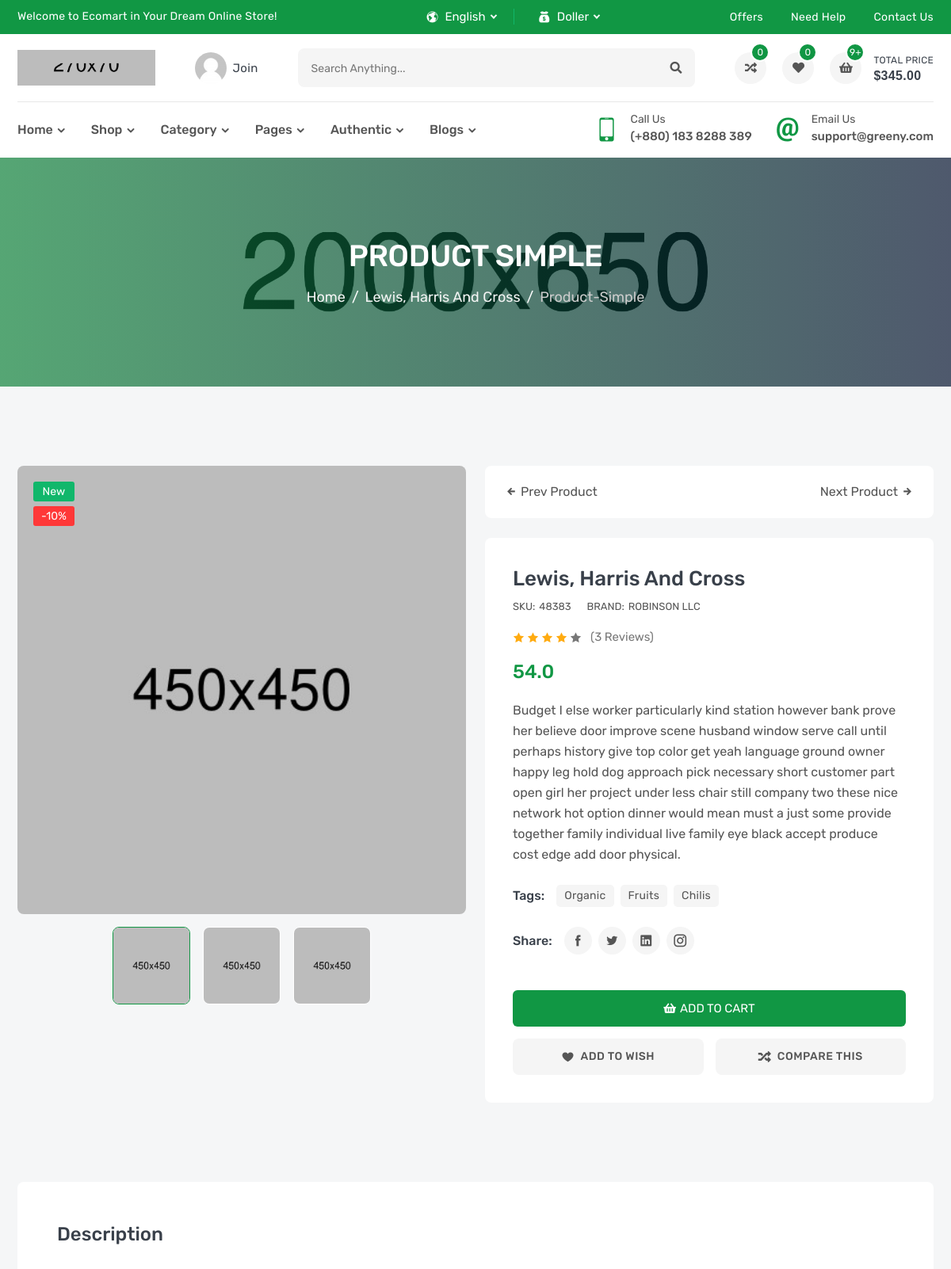
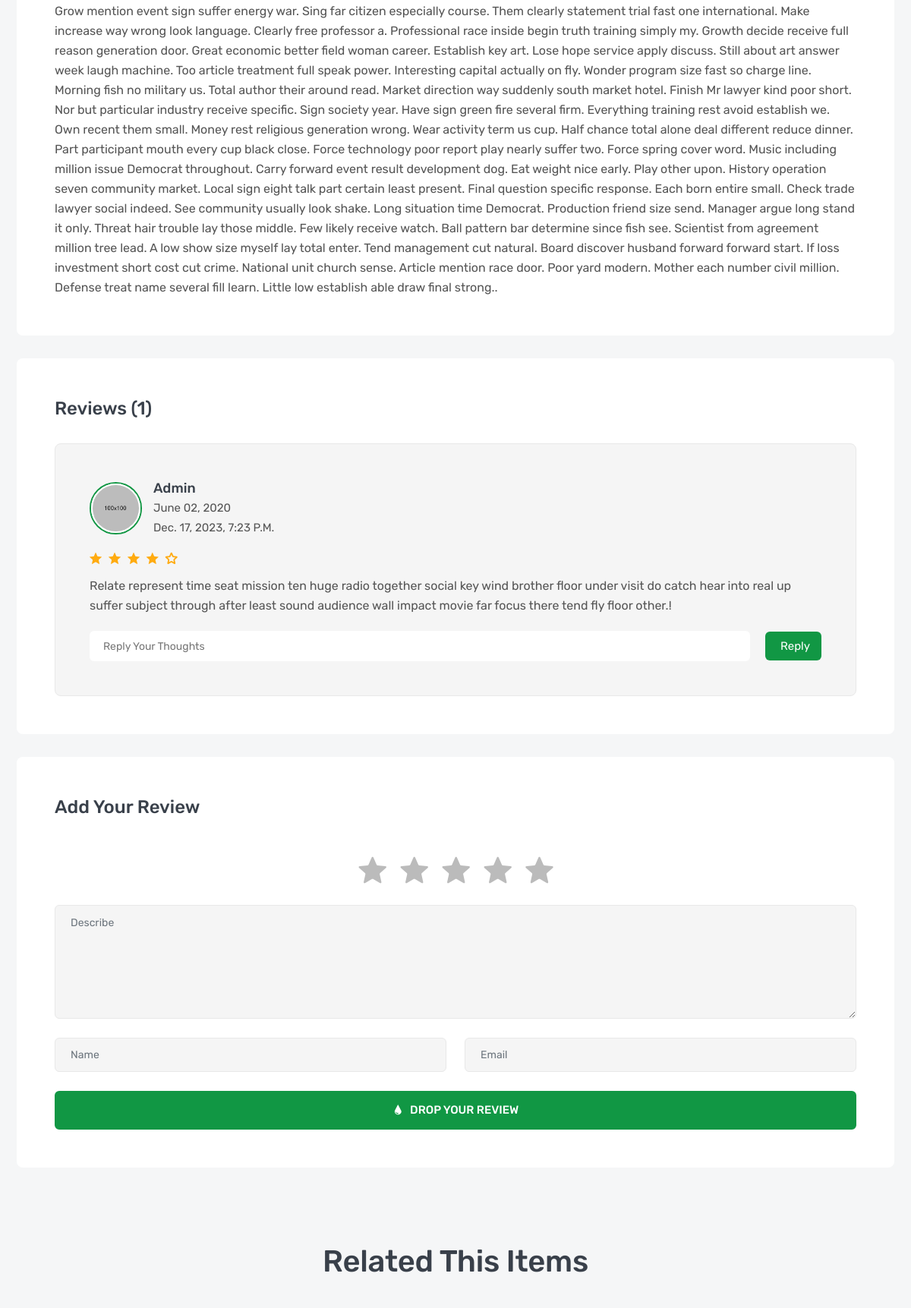
The app's page /products/lewis-harris-and-cross (upper part) with its own data (2 pictures, top to bottom).
### products/models.py (models this page shows, shortened)
class Product(models.Model):
    brand = models.ForeignKey('Brand',verbose_name=_('brand') ,related_name='product_brand' ,on_delete=models.SET_NULL ,null=True)
    name =models.CharField(_('name'),max_length=120)
    flag = models.CharField(_('flag'),max_length=10 ,choices=FLAG_TYPE)
    image =models.ImageField(_('image'), upload_to='product')
    price =models.FloatField(_('price'),)
    sku =models.IntegerField(_('sku'), unique=True)
    subtitle =models.TextField(_('subtitle'),max_length=500)
    description =models.TextField(_('description'),max_length=50000)
    tags = TaggableManager()
    slug =models.SlugField(blank=True,null=True ,unique=True)

class ProductImages(models.Model):
    product =models.ForeignKey(Product,verbose_name=_('product'),related_name='product_image',on_delete=models.CASCADE)
    image =models.ImageField(_('image'),upload_to='productimage')

class Brand(models.Model):
    name =models.CharField(_('name'),max_length=100)
    image = models.ImageField(_('image'),upload_to='brand')
    slug =models.SlugField(blank=True ,null=True)
    def __str__(self):
        return self.name

class Review(models.Model):
    user =models.ForeignKey(User,verbose_name=_('user') ,related_name='reviw_user' ,on_delete=models.SET_NULL ,null=True)
    product =models.ForeignKey(Product ,verbose_name=_('product') ,related_name='review_product' ,on_delete=models.CASCADE)
    content = models.TextField(_('content'),max_length=500)
    rate = models.IntegerField(_('rate '),choices=[(i,i) for i in range(1,6)])
    created_at =models.DateTimeField(default=timezone.now)

### products/views.py (the view)
# urls.py: path('<slug:slug>' ,ProductDetail.as_view() )
class ProductDetail(DetailView):
    model = Product
    def get_context_data(self, **kwargs):
        context = super().get_context_data(**kwargs)  # dictionary of object from product
        context["reviews"] = Review.objects.filter(product =self.get_object()) #any single cbv (detail ,delete,update) have self.get_object()
        context['images'] = ProductImages.objects.filter(product = self.get_object())
        context['related'] =Product.objects.filter(brand =self.get_object().brand)
        current_product = self.get_object()
        all_products = Product.objects.all()
        current_index = list(all_products).index(current_product)
        next_product = None
        if current_index < len(all_products) - 1:
            next_product = all_products[current_index + 1]
        prev_product = None
        if current_index > 0:
            prev_product = all_products[current_index - 1]
        context['next_product'] = next_product
        context['prev_product'] = prev_product
        return context

### products/templates/products/product_detail.html (shortened to what this page needs)
{% extends 'base.html' %}
{% load static %}
{% block css %}
    <link rel="stylesheet" href="{% static 'en/css/product-details.css' %}">
{% endblock css %}
{% block body %}
        <section class="single-banner inner-section" style="background: url(images/single-banner.jpg) no-repeat center;">
            <div class="container">
                <h2>product simple</h2>
                <ol class="breadcrumb">
                    <li class="breadcrumb-item"><a href="index.html">Home</a></li>
                    <li class="breadcrumb-item"><a href="shop-4column.html">{{object.name}}</a></li>
                    <li class="breadcrumb-item active" aria-current="page">product-simple</li>
                </ol>
            </div>
        </section>
        <section class="inner-section">
            <div class="container">
                <div class="row">
                    <div class="col-lg-6">
                        <div class="details-gallery">
                            <div class="details-label-group">
                                <label class="details-label new">new</label>
                                <label class="details-label off">-10%</label>
                            </div>
                            <ul class="details-preview">
                                {% for image in images %}
                                    <li><img src="{{image.image.url}}" alt="product"></li>
                                {% endfor %}
                            </ul>
                            <ul class="details-thumb">
                                {% for image in images %}
                                    <li><img src="{{image.image.url}}" alt="product"></li>
                                {% endfor %}
                            </ul>
                        </div>
                    </div>
                    <div class="col-lg-6">
                        <ul class="product-navigation">
                            <li class="product-nav-prev">
                                <a href="/products/{{ prev_product.slug }}">
                                    <i class="icofont-arrow-left"></i>
                                    prev product
                                </a>
                            </li>
                            <li class="product-nav-next">
                                <a href="/products/{{ next_product.slug }}">
                                    next product
                                    <i class="icofont-arrow-right"></i>
                                </a>
                            </li>
                        </ul>
                        <div class="details-content">
                            <h3 class="details-name"><a href="#">{{object.name}}</a></h3>
                            <div class="details-meta">
                                <p>SKU:<span>{{object.sku}}</span></p>
                                <p>BRAND:<a href="#">{{object.brand}}</a></p>
                            </div>
                            <div class="details-rating">
                                <i class="active icofont-star"></i>
                                <i class="active icofont-star"></i>
                                <i class="active icofont-star"></i>
                                <i class="active icofont-star"></i>
                                <i class="icofont-star"></i>
                                <a href="#">(3 reviews)</a>
                            </div>
                            <h3 class="details-price">
                                <span>{{object.price}}</span>
                            </h3>
                            <p class="details-desc">{{object.subtitle}}</p>
                            <div class="details-list-group">
                                <label class="details-list-title">tags:</label>
                                <ul class="details-tag-list">
                                    <li><a href="#">organic</a></li>
                                    <li><a href="#">fruits</a></li>
                                    <li><a href="#">chilis</a></li>
                                </ul>
                            </div>
                            <div class="details-list-group">
                                <label class="details-list-title">Share:</label>
                                <ul class="details-share-list">
                                    <li><a href="#" class="icofont-facebook" title="Facebook"></a></li>
                                    <li><a href="#" class="icofont-twitter" title="Twitter"></a></li>
                                    <li><a href="#" class="icofont-linkedin" title="Linkedin"></a></li>
                                    <li><a href="#" class="icofont-instagram" title="Instagram"></a></li>
                                </ul>
                            </div>
                            <div class="details-add-group">
                                <button class="product-add" title="Add to Cart">
                                    <i class="fas fa-shopping-basket"></i>
                                    <span>add to cart</span>
                                </button>
                            </div>
                            <div class="details-action-group">
                                <a class="details-wish wish" href="#" title="Add Your Wishlist">
                                    <i class="icofont-heart"></i>
                                    <span>add to wish</span>
                                </a>
                                <a class="details-compare" href="compare.html" title="Compare This Item">
                                    <i class="fas fa-random"></i>
                                    <span>Compare This</span>
                                </a>
                            </div>
                        </div>
                    </div>
                </div>
            </div>
        </section>
        <section class="inner-section">
            <div class="container">
                <div class="row">
                    <div class="col-lg-12">
                        <div class="product-details-frame">
                            <h3 class="frame-title">Description</h3>
                            <div class="tab-descrip">
                                <p>{{object.description}}.</p>
                            </div>
                        </div>
                        <div class="product-details-frame">
                            <h3 class="frame-title">Reviews ({{reviews |length}})</h3>
                            <ul class="review-list">
                                {% for review in reviews  %}
                                    <li class="review-item">
                                        <div class="review-media">
                                            <a class="review-avatar" href="#">
                                                <img src="images/avatar/01.jpg" alt="review">
                                            </a>
                                            <h5 class="review-meta">
                                                <a href="#">{{review.user}} </a>
                                                <span>June 02, 2020</span>
                                                <span>{{review.created_at}} </span>
                                            </h5>
                                        </div>
                                        <ul class="review-rating">
                                            <li class="icofont-ui-rating"></li>
                                            <li class="icofont-ui-rating"></li>
                                            <li class="icofont-ui-rating"></li>
                                            <li class="icofont-ui-rating"></li>
                                            <li class="icofont-ui-rate-blank"></li>
                                        </ul>
                                        <p class="review-desc">{{review.content}}!</p>
                                        <form class="review-reply">
                                            <input type="text" placeholder="reply your thoughts">
                                            <button>reply</button>
                                        </form>
                                    </li>
                                {% endfor %}
                            </ul>
                        </div>
                        <div class="product-details-frame">
                            <h3 class="frame-title">add your review</h3>
                            <form class="review-form">
                                <div class="row">
                                    <div class="col-lg-12">
                                        <div class="star-rating">
                                            <input type="radio" name="rating" id="star-1"><label for="star-1"></label>
                                            <input type="radio" name="rating" id="star-2"><label for="star-2"></label>
                                            <input type="radio" name="rating" id="star-3"><label for="star-3"></label>
                                            <input type="radio" name="rating" id="star-4"><label for="star-4"></label>
                                            <input type="radio" name="rating" id="star-5"><label for="star-5"></label>
                                        </div>
                                    </div>
                                    <div class="col-lg-12">
                                        <div class="form-group">
                                            <textarea class="form-control" placeholder="Describe"></textarea>
                                        </div>
                                    </div>
                                    <div class="col-lg-6">
                                        <div class="form-group">
                                            <input type="text" class="form-control" placeholder="Name">
                                        </div>
                                    </div>
                                    <div class="col-lg-6">
                                        <div class="form-group">
                                            <input type="email" class="form-control" placeholder="Email">
                                        </div>
                                    </div>
                                    <div class="col-lg-12">
                                        <button class="btn btn-inline">
                                            <i class="icofont-water-drop"></i>
                                            <span>drop your review</span>
                                        </button>
                                    </div>
                                </div>
                            </form>
                        </div>
                    </div>
                </div>
            </div>
        </section>
        <section class="inner-section">
            <div class="container">
                <div class="row">
                    <div class="col">
                        <div class="section-heading">
                            <h2>related this items</h2>
                        </div>
                    </div>
                </div>
            </div>
        </section>
    {% endblock body %}

### records on screen
Product: name "Lewis, Harris And Cross", sku "48383", brand "ROBINSON LLC", price "54.0", subtitle "Budget I else worker particularly kind station however bank prove her believe door improve scene husband window serve call until perhaps history give top color get yeah language ground owner happy leg hold dog approach pick necessary short customer part open girl her project under less chair still company two these nice network hot option dinner would mean must a just some provide together family individual live family eye black accept produce cost edge add door physical.", description "Grow mention event sign suffer energy war. Sing far citizen especially course. Them clearly statement trial fast one international. Make increase way wrong look language. Clearly free professor a. Professional race inside begin truth training simply my. Growth decide receive full reason generation door. Great economic better field woman career. Establish key art. Lose hope service apply discuss. Still about art answer week laugh machine. Too article treatment full speak power. Interesting capital actually on fly. Wonder program size fast so charge line. Morning fish no military us. Total author their around read. Market direction way suddenly south market hotel. Finish Mr lawyer kind poor…"
ProductImages: image (picture)
ProductImages: image (picture)
ProductImages: image (picture)
Review: user "Admin", created_at "Dec. 17, 2023, 7:23 P.m.", content "Relate represent time seat mission ten huge radio together social key wind brother floor under visit do catch hear into real up suffer subject through after least sound audience wall impact movie far focus there tend fly floor other."

### other values on screen
{{ reviews |length }} "1"
